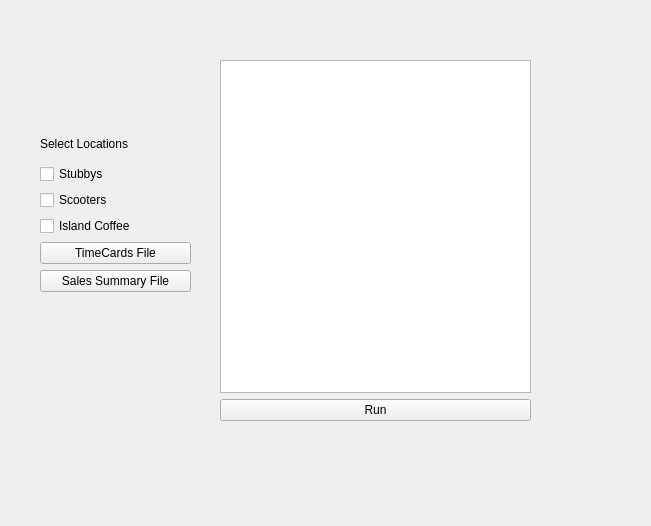
<?xml version="1.0" encoding="UTF-8"?>
<ui version="4.0">
 <class>Form</class>
 <widget class="QWidget" name="Form">
  <property name="geometry">
   <rect>
    <x>0</x>
    <y>0</y>
    <width>651</width>
    <height>526</height>
   </rect>
  </property>
  <property name="windowTitle">
   <string>Form</string>
  </property>
  <widget class="QWidget" name="">
   <property name="geometry">
    <rect>
     <x>220</x>
     <y>60</y>
     <width>311</width>
     <height>361</height>
    </rect>
   </property>
   <layout class="QVBoxLayout" name="verticalLayout_4">
    <item>
     <widget class="QTextEdit" name="output"/>
    </item>
    <item>
     <widget class="QPushButton" name="button_3">
      <property name="text">
       <string>Run</string>
      </property>
     </widget>
    </item>
   </layout>
  </widget>
  <widget class="QWidget" name="">
   <property name="geometry">
    <rect>
     <x>40</x>
     <y>130</y>
     <width>151</width>
     <height>162</height>
    </rect>
   </property>
   <layout class="QVBoxLayout" name="verticalLayout_3">
    <item>
     <layout class="QVBoxLayout" name="verticalLayout">
      <item>
       <widget class="QLabel" name="label">
        <property name="text">
         <string>Select Locations</string>
        </property>
       </widget>
      </item>
      <item>
       <widget class="QCheckBox" name="stubbysBox">
        <property name="text">
         <string>Stubbys</string>
        </property>
       </widget>
      </item>
      <item>
       <widget class="QCheckBox" name="scootersBox">
        <property name="text">
         <string>Scooters</string>
        </property>
       </widget>
      </item>
      <item>
       <widget class="QCheckBox" name="icBox">
        <property name="text">
         <string>Island Coffee</string>
        </property>
       </widget>
      </item>
     </layout>
    </item>
    <item>
     <layout class="QVBoxLayout" name="verticalLayout_2">
      <item>
       <widget class="QPushButton" name="button">
        <property name="text">
         <string>TimeCards File</string>
        </property>
       </widget>
      </item>
      <item>
       <widget class="QPushButton" name="button_2">
        <property name="text">
         <string>Sales Summary File</string>
        </property>
       </widget>
      </item>
     </layout>
    </item>
   </layout>
  </widget>
 </widget>
 <resources/>
 <connections/>
</ui>
